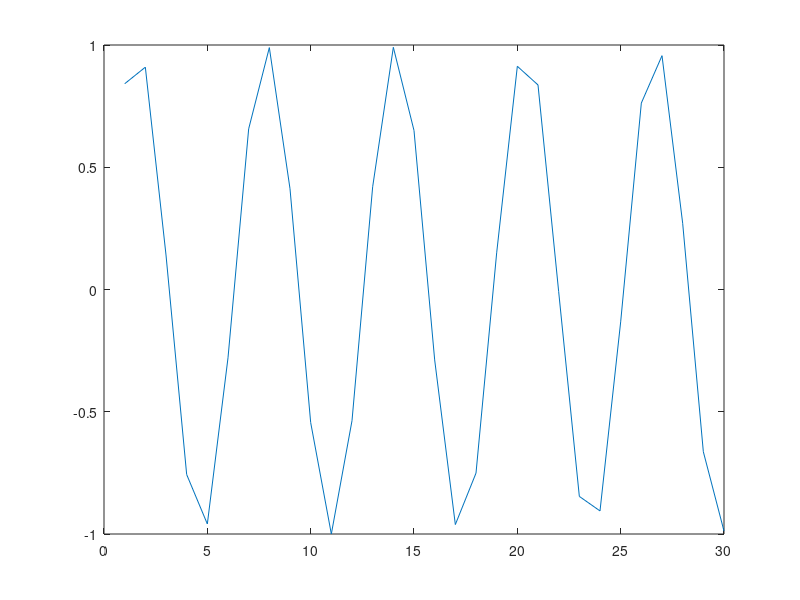

Write MATLAB code to recreate this figure.
%%Name Surname: Serkan Burak Örs
%Istanbul Technical University
%Aeronautics and Astronautics Faculty - Astronautical Engineering
%E-mail: orss19@itu.edu.tr
%BIL 113E - Summer 2020 - CRN:30156
%Instructor: Dr. Mustafa Resa Becan
%Week 2 - Date:14/08/2020
%% Find the sine values of numbers between 1 to 30
%  Ans: We have two ways for solution
for t = 1:30
    x(t) = sin(t);
end
plot(x)
%% This is equivalent to code above
t = 1:30;
x = sin(t);
plot(x);